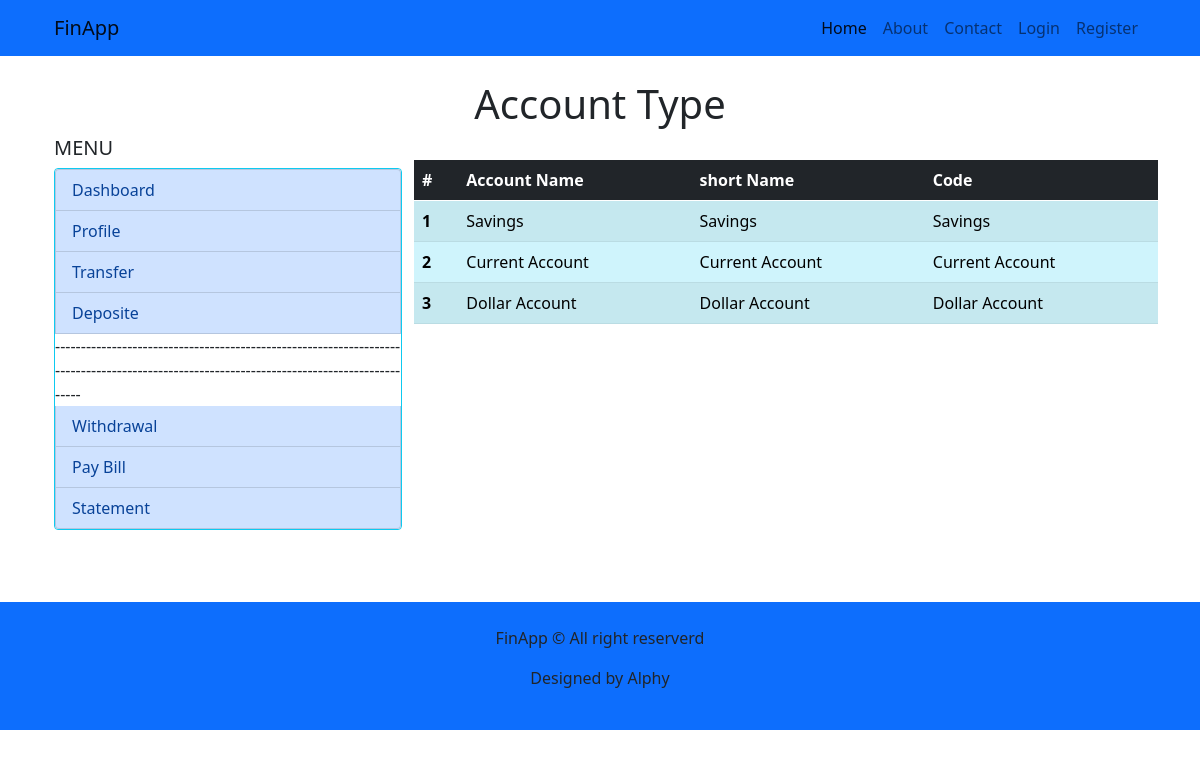
Screenshot of /accountType/ with the database file from the repository.
### bank/models.py (models this page shows, shortened)
class AccType(models.Model):
    accTypeName = models.CharField(max_length=100, verbose_name="Account Type", unique=True, default='')

### bank/views.py (the view)
# urls.py: path('accountType/', views.accountTypeView, name="accountType"),
def accountTypeView(request):
    accountTypes = AccType.objects.all()
    context = {
        'accountTypes': accountTypes,
    }
    return render(request, 'bank/accountType.html', context)

### bank/templates/bank/accountType.html (shortened to what this page needs)
{% extends "base/base.html" %}
{% block content %}
    <main class="container mb-5">
        <h1 class="text-center display-6 pt-4">Account Type</h1>
        <div class="row">
            <div class="col-12 col-md-4">
                {% include "bank/menu.html" %}
            </div>
            <div class="col-12 col-md-8">
                <div class="row justify-content-between">
                    <table class="table table-striped table-info table-hover mt-4">
                        <thead>
                            <tr class="">
                                <th scope="col" class="bg-dark text-white">#</th>
                                <th scope="col" class="bg-dark text-white">Account Name</th>
                                <th scope="col" class="bg-dark text-white">short Name</th>
                                <th scope="col" class="bg-dark text-white">Code</th>
                            </tr>
                        </thead>
                        <tbody >
                            {% for accountType in accountTypes  %}
                            <tr>
                                <th scope="col">{{ forloop.counter }} </th>
                                <td scope="col">{{ accountType.accTypeName }} </td>
                                <td scope="col">{{ accountType.accTypeName }}</td>
                                <td scope="col">{{ accountType.accTypeName }}</td>
                            </tr>
                            {% endfor %}
                        </tbody>
                    </table>
                </div>
            </div>
        </div>
    </main>
{% endblock content %}

### rows the page displays
AccType: accTypeName "Savings"
AccType: accTypeName "Current Account"
AccType: accTypeName "Dollar Account"
